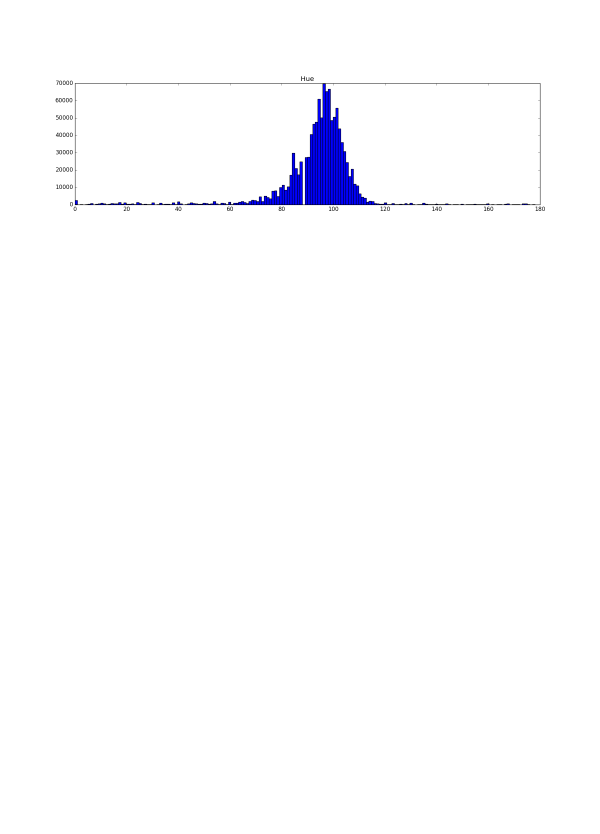
#> input picture testss-hue.png, 1800 x 2500 px (shown at 1/3 size)
$ python plotFullHist.py testss-hue.png out.png
#> lines starting #> are read from the running program, lines starting #| are printed output that depends on the picture
#!/usr/bin/python

import cv2
import sys
import numpy as np
import matplotlib
matplotlib.use('Agg')
from matplotlib import pyplot as plt

#img = cv2.imread(sys.argv[1],0)
img = cv2.imread(sys.argv[1])
#> img is the input picture: shape (2500, 1800, 3); mean B, G, R 253.9, 251.9, 251.9
b,g,r = cv2.split(img)
rgb_img = cv2.merge([r,g,b])

#plt.imshow(rgb_img)
plt.imshow(img)
plt.show

plt.hist(img.ravel(),256,[0,256]); plt.show()
#> after `plt.hist(img.ravel(), 256, [0, 256])`:
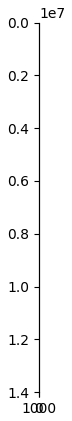
#> figure drawn by matplotlib, 1 panel; B, G, R data is drawn as R, G, B
hsv_image = cv2.cvtColor(rgb_img,cv2.COLOR_BGR2HSV)
#> hsv_image: shape (2500, 1800, 3); mean H, S, V 0, 2.2, 253.9

hue, sat, val = hsv_image[:,:,0], hsv_image[:,:,1], hsv_image[:,:,2]
#> hue: shape (2500, 1800); every value is 0
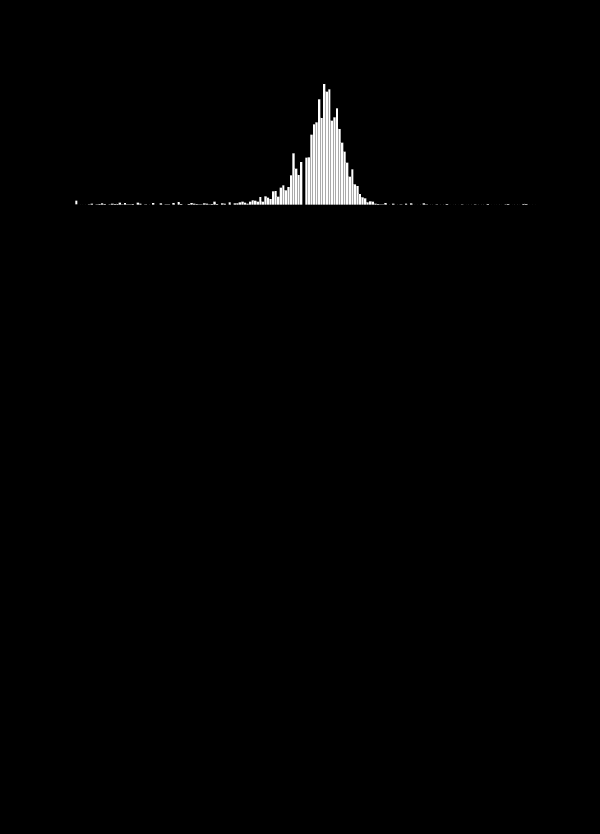
#> sat: shape (2500, 1800) (shown at 1/3 size); min 0, max 255, mean 2.2

plt.figure(figsize=(18,25))
plt.subplot(411)                             #plot in the first cell
plt.subplots_adjust(hspace=.5)
plt.title("Hue")
plt.hist(np.ndarray.flatten(hue), bins=180)
plt.show()
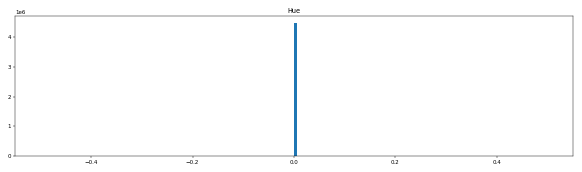
#> figure drawn by matplotlib, 1 panel; tallest bar 4500000 high, from x = 0 to 0.00556
plt.savefig(sys.argv[2] + '-hue.png')

plt.subplot(412)                             #plot in the second cell
plt.title("Saturation")
plt.hist(np.ndarray.flatten(sat), bins=128)
plt.savefig(sys.argv[2] + '-sat.png')
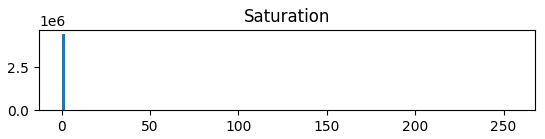
#> figure drawn by matplotlib, 1 panel; tallest bar 4461607 high, from x = 0 to 1.99
plt.subplot(413)                             #plot in the third cell
plt.title("Luminosity Value")
plt.hist(np.ndarray.flatten(val), bins=128)
plt.savefig(sys.argv[2] + '-lum.png')
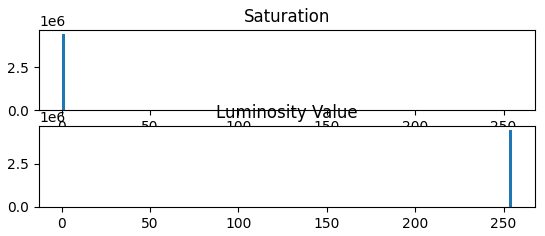
#> figure drawn by matplotlib, 2 panels; panel 1: tallest bar 4461607 high, from x = 0 to 1.99; panel 2: tallest bar 4462915 high, from x = 253 to 255

plt.subplot(414)                             #plot in the third cell
plt.title("orig rgb")
color = ('b','g','r')

for i,col in enumerate(color):
	hist = cv2.calcHist([img],[i],None,[256],[0,256])
	plt.plot(hist,color=col)
	plt.xlim([0,256])
plt.savefig(sys.argv[2] + 'orig.png')
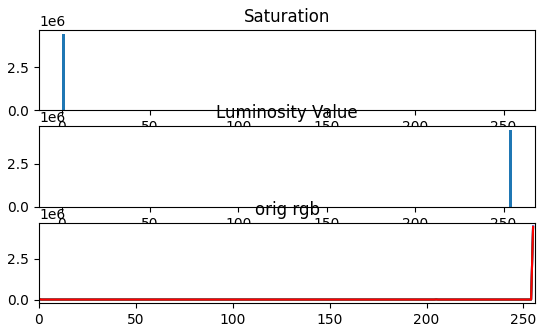
#> figure drawn by matplotlib, 3 panels; panel 1: tallest bar 4461607 high, from x = 0 to 1.99; panel 2: tallest bar 4462915 high, from x = 253 to 255; panel 3: curve peaks at x = 255, y = 4462897; panel 3: curve peaks at x = 255, y = 4437218

$ run again, on kob-3160.png
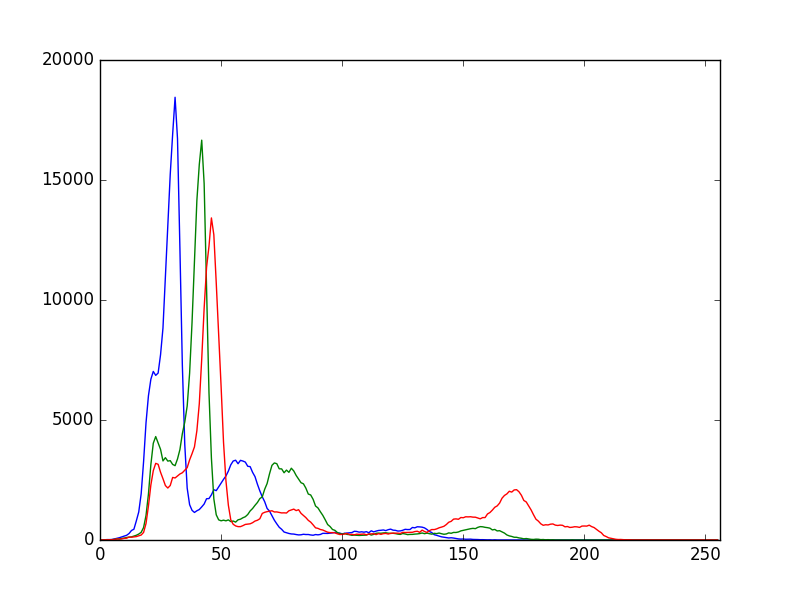
#> input picture kob-3160.png, 800 x 600 px
#> img is the input picture: shape (600, 800, 3); mean B, G, R 250.7, 250.3, 250.7
#> hsv_image: shape (600, 800, 3); mean H, S, V 1.1, 2.6, 252.1
#> `hue, sat, val = hsv_image[:,:,0], hsv_image[:,:,1], hsv_image[:,:,2]`:
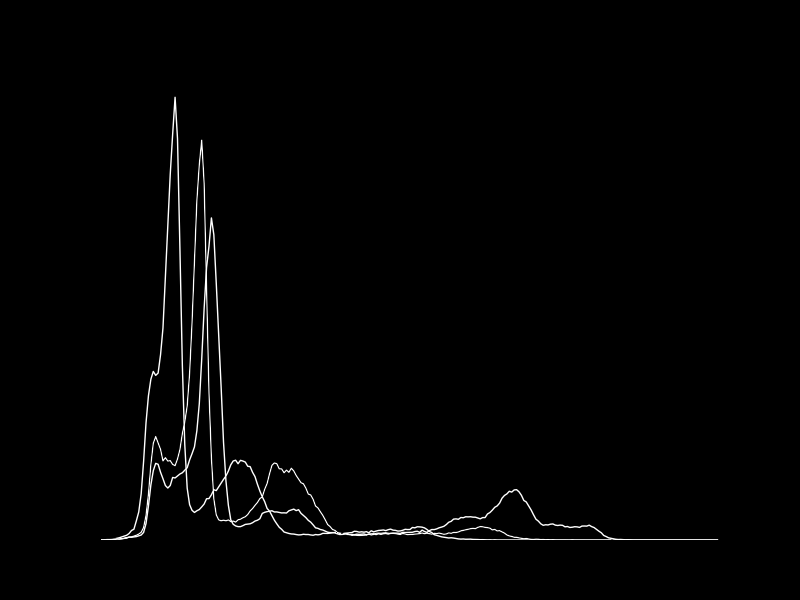
#> sat: shape (600, 800); min 0, max 255, mean 2.6
#> `plt.savefig(sys.argv[2] + 'orig.png')`:
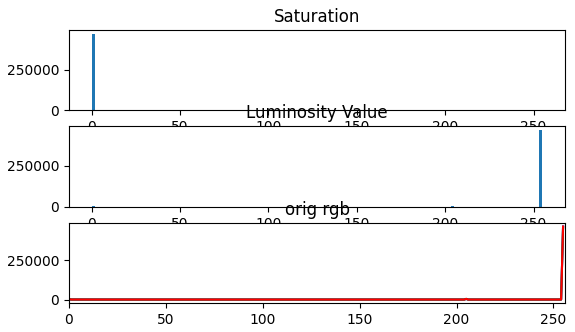
#> figure drawn by matplotlib, 3 panels; panel 1: tallest bar 471239 high, from x = 0 to 1.99; panel 2: tallest bar 467783 high, from x = 253 to 255; panel 3: curve peaks at x = 255, y = 465043; panel 3: curve peaks at x = 255, y = 462131

$ run again, on myfig.png
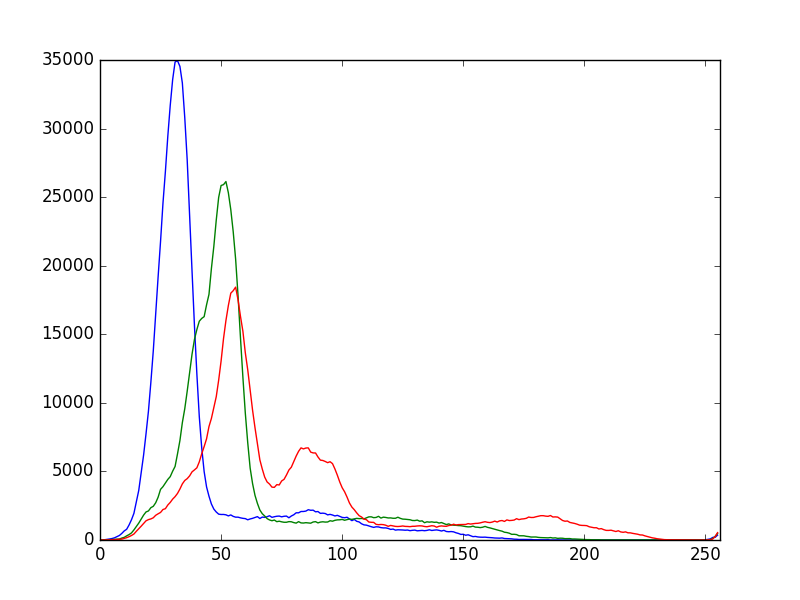
#> input picture myfig.png, 800 x 600 px
#> img is the input picture: shape (600, 800, 3); mean B, G, R 250.7, 250.1, 250.5
#> hsv_image: shape (600, 800, 3); mean H, S, V 1, 2.4, 251.8
#> `hue, sat, val = hsv_image[:,:,0], hsv_image[:,:,1], hsv_image[:,:,2]`:
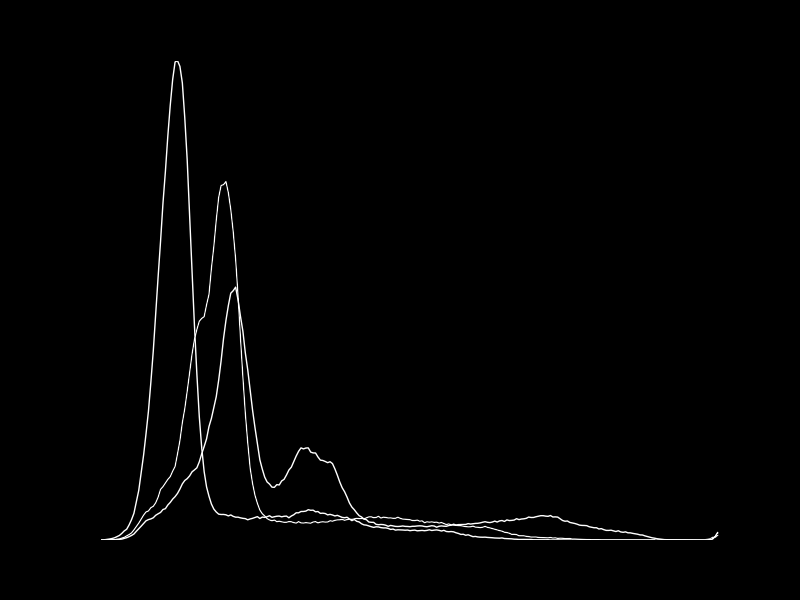
#> sat: shape (600, 800); min 0, max 255, mean 2.4
#> `plt.savefig(sys.argv[2] + 'orig.png')`:
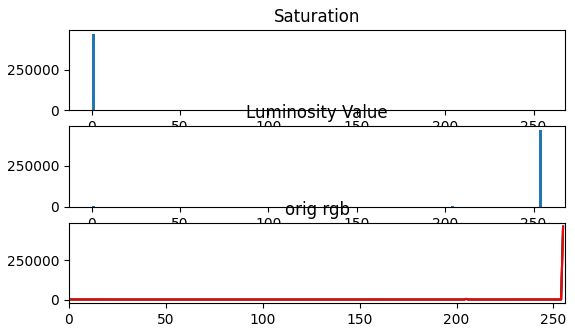
#> figure drawn by matplotlib, 3 panels; panel 1: tallest bar 471845 high, from x = 0 to 1.99; panel 2: tallest bar 467191 high, from x = 253 to 255; panel 3: curve peaks at x = 255, y = 464687; panel 3: curve peaks at x = 255, y = 461599

$ run again, on testss-lum.png
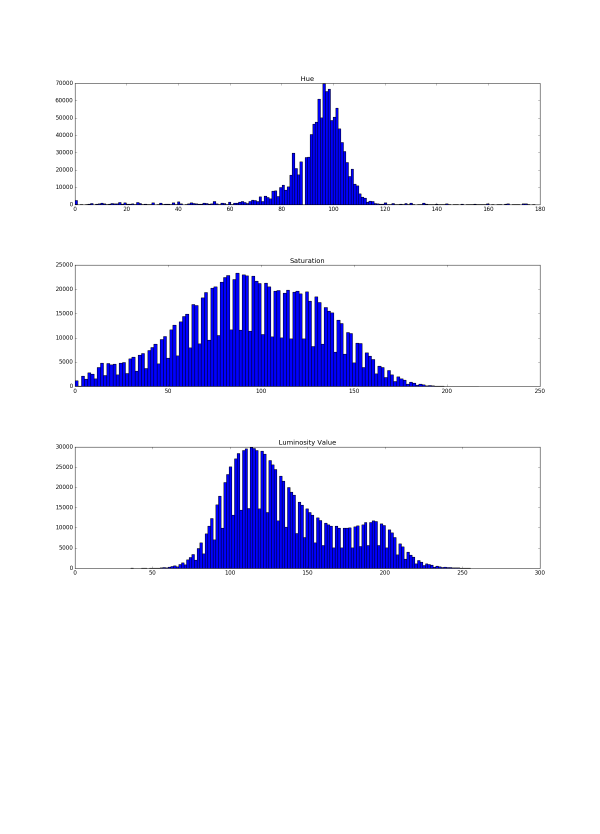
#> input picture testss-lum.png, 1800 x 2500 px (shown at 1/3 size)
#> img is the input picture: shape (2500, 1800, 3); mean B, G, R 249.9, 235.8, 235.8
#> `plt.hist(img.ravel(), 256, [0, 256])`:
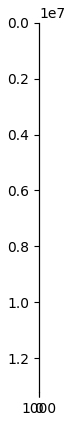
#> figure drawn by matplotlib, 1 panel; B, G, R data is drawn as R, G, B
#> hsv_image: shape (2500, 1800, 3); mean H, S, V 0, 15.3, 249.9
#> hue: shape (2500, 1800); every value is 0
#> `hue, sat, val = hsv_image[:,:,0], hsv_image[:,:,1], hsv_image[:,:,2]`:
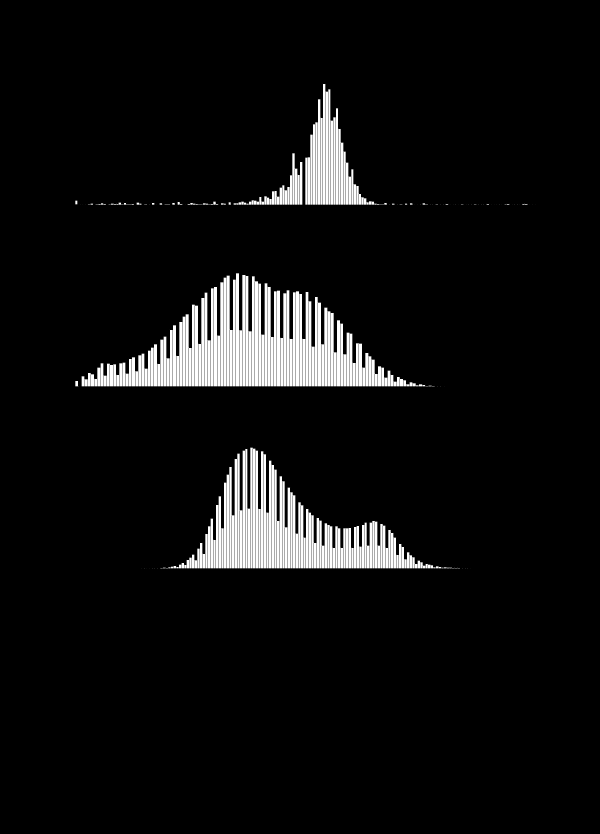
#> sat: shape (2500, 1800) (shown at 1/3 size); min 0, max 255, mean 15.3
